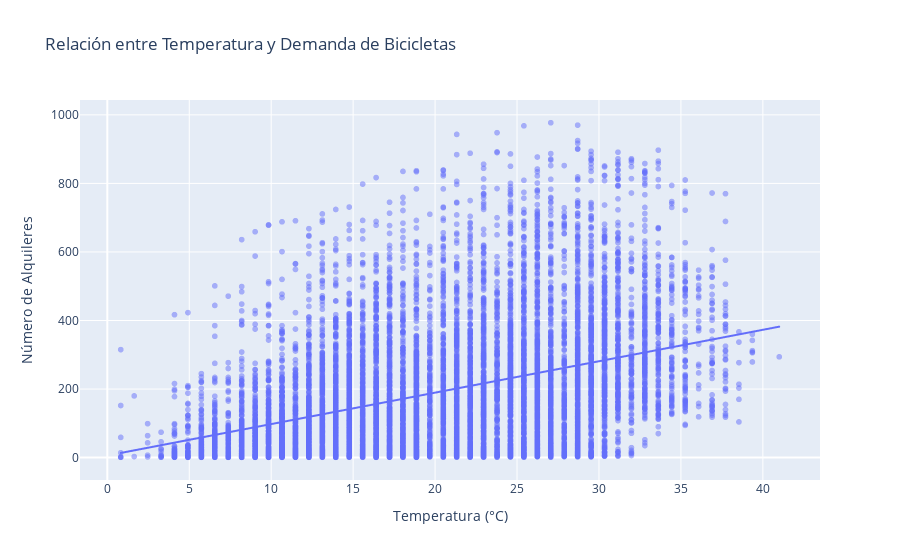

The notebook cell saved with this chart:
### Markdown cell above
**¿Existe una relación entre la temperatura y la demanda de bicicletas?**

### Code cell
# Scatter plot con línea de tendencia
fig = px.scatter(bsd_df, x='temp', y='count', trendline='ols',
                 title='Relación entre Temperatura y Demanda de Bicicletas',
                 labels={'temp': 'Temperatura (°C)', 'count': 'Número de Alquileres'},
                 opacity=0.5)
fig.show()

# Coeficiente de correlación
correlation = bsd_df['temp'].corr(bsd_df['count'])
print(f"Coeficiente de correlación entre temperatura y demanda: {correlation:.2f}")

### Figure 1 — Plotly figure (JSON) as saved in the notebook; plotly's stock layout.template omitted (floating-point values rounded to 4 significant figures; data arrays with more than 128 entries replaced by an {"elided": "..."} marker saying what was removed)
{"data": [{"hovertemplate": "Temperatura (°C)=%{x}<br>Número de Alquileres=%{y}<extra></extra>", "legendgroup": "", "marker": {"color": "#636efa", "opacity": 0.5, "symbol": "circle"}, "mode": "markers", "name": "", "showlegend": false, "type": "scattergl", "x": {"elided": "10886 float values"}, "xaxis": "x", "y": {"elided": "10886 int values"}, "yaxis": "y"}, {"hovertemplate": "<b>OLS trendline</b><br>count = 9.17054 * temp + 6.04621<br>R<sup>2</sup>=0.155594<br><br>Temperatura (°C)=%{x}<br>Número de Alquileres=%{y} <b>(trend)</b><extra></extra>", "legendgroup": "", "marker": {"color": "#636efa", "symbol": "circle"}, "mode": "lines", "name": "", "showlegend": false, "type": "scattergl", "x": {"elided": "10886 float values"}, "xaxis": "x", "y": {"elided": "10886 float values"}, "yaxis": "y"}], "layout": {"legend": {"tracegroupgap": 0}, "title": {"text": "Relación entre Temperatura y Demanda de Bicicletas"}, "xaxis": {"anchor": "y", "domain": [0, 1], "title": {"text": "Temperatura (°C)"}}, "yaxis": {"anchor": "x", "domain": [0, 1], "title": {"text": "Número de Alquileres"}}}}
